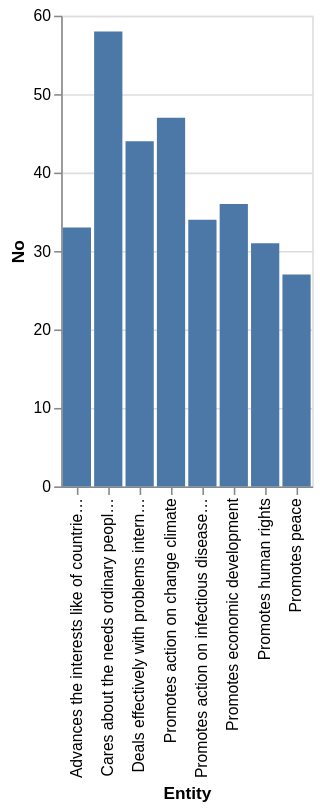

Specify this chart in Vega-Lite:
### Vega-Lite specification from a JSON file in a GitHub repository (floating-point values rounded to 4 significant figures)
{"$schema": "https://vega.github.io/schema/vega-lite/v5.json", "description": "Bar chart auto-generated from CSV", "data": {"values": [{"Entity": "Cares about the needs ordinary people of", "No": 58}, {"Entity": "Promotes action on change climate", "No": 47}, {"Entity": "Deals effectively with problems international", "No": 44}, {"Entity": "Promotes economic development", "No": 36}, {"Entity": "Promotes action on infectious diseases like coronavirus", "No": 34}, {"Entity": "Advances the interests like of countries fours", "No": 33}, {"Entity": "Promotes human rights", "No": 31}, {"Entity": "Promotes peace", "No": 27}]}, "mark": "bar", "encoding": {"x": {"field": "Entity", "type": "ordinal"}, "y": {"field": "No", "type": "quantitative"}}}
